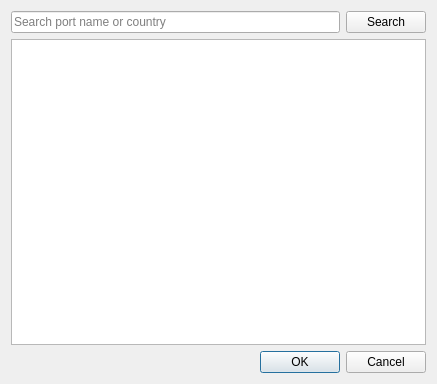
<?xml version="1.0" encoding="UTF-8"?>
<ui version="4.0">
 <class>DialogBrowsePort</class>
 <widget class="QDialog" name="DialogBrowsePort">
  <property name="geometry">
   <rect>
    <x>0</x>
    <y>0</y>
    <width>437</width>
    <height>384</height>
   </rect>
  </property>
  <property name="windowTitle">
   <string>Dialog</string>
  </property>
  <layout class="QVBoxLayout" name="verticalLayout">
   <item>
    <layout class="QHBoxLayout" name="horizontalLayout">
     <item>
      <widget class="QLineEdit" name="search">
       <property name="placeholderText">
        <string>Search port name or country</string>
       </property>
      </widget>
     </item>
     <item>
      <widget class="QPushButton" name="pushButton">
       <property name="text">
        <string>Search</string>
       </property>
      </widget>
     </item>
    </layout>
   </item>
   <item>
    <widget class="QListWidget" name="listWidget"/>
   </item>
   <item>
    <widget class="QDialogButtonBox" name="buttonBox">
     <property name="orientation">
      <enum>Qt::Orientation::Horizontal</enum>
     </property>
     <property name="standardButtons">
      <set>QDialogButtonBox::StandardButton::Cancel|QDialogButtonBox::StandardButton::Ok</set>
     </property>
    </widget>
   </item>
  </layout>
 </widget>
 <resources/>
 <connections>
  <connection>
   <sender>buttonBox</sender>
   <signal>accepted()</signal>
   <receiver>DialogBrowsePort</receiver>
   <slot>accept()</slot>
   <hints>
    <hint type="sourcelabel">
     <x>248</x>
     <y>254</y>
    </hint>
    <hint type="destinationlabel">
     <x>157</x>
     <y>274</y>
    </hint>
   </hints>
  </connection>
  <connection>
   <sender>buttonBox</sender>
   <signal>rejected()</signal>
   <receiver>DialogBrowsePort</receiver>
   <slot>reject()</slot>
   <hints>
    <hint type="sourcelabel">
     <x>316</x>
     <y>260</y>
    </hint>
    <hint type="destinationlabel">
     <x>286</x>
     <y>274</y>
    </hint>
   </hints>
  </connection>
 </connections>
</ui>
